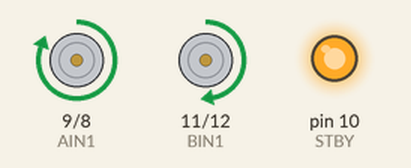
A sketch run on a simulated Arduino Uno, built with avr-gcc and run on an emulated ATmega328P. On the bench: motor-driver pin pairs drawn as motors (green arrow = first pin HIGH = forward, orange = second pin HIGH = backward, longer = more drive, scaled by the enable pin, stopped while the standby pin is LOW), output pins drawn as LEDs (lit = HIGH).

Above: at 25.0 s.
At 50.5 s:
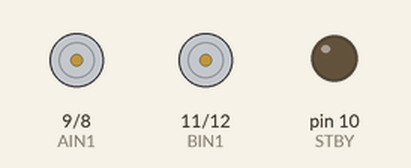
Timing chart, 0 to 66.3 s (numbered marks = the images above):
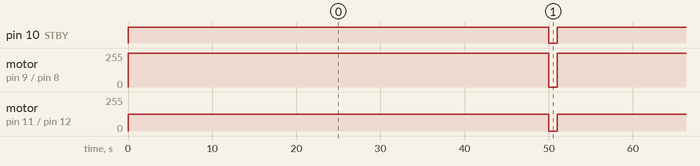

Measured:
- by itself, pin 10 (STBY): alternates HIGH for 50.0 s and LOW for 1.0 s
- by itself, motor on pin 9 (AIN1) / pin 8 (AIN2): alternates forward 255/255 for 50.0 s and stopped for 1.0 s
- by itself, motor on pin 11 (BIN1) / pin 12 (BIN2): alternates forward 127/255 for 50.0 s and stopped for 1.0 s

The sketch:

TB6612FNG_duel_motor_driver_arduino.ino
```cpp
//motor A connected between A01 and A02
//motor B connected between B01 and B02
int STBY = 10; //standby
//Motor A
int PWMA = 3; //Speed control
int AIN1 = 9; //Direction
int AIN2 = 8; //Direction
//Motor B
int PWMB = 5; //Speed control
int BIN1 = 11; //Direction
int BIN2 = 12; //Direction
void setup(){
pinMode(STBY, OUTPUT);
pinMode(PWMA, OUTPUT);
pinMode(AIN1, OUTPUT);
pinMode(AIN2, OUTPUT);
pinMode(PWMB, OUTPUT);
pinMode(BIN1, OUTPUT);
pinMode(BIN2, OUTPUT);
}
void loop(){
  //disable standby to make the motors run
  digitalWrite(STBY,HIGH);
  //set motor A and motor B speed, 0-255 255 being the fastest
  analogWrite(PWMA,255);
  analogWrite(PWMB,127);
  //set motor A direction
  digitalWrite(AIN1,LOW);
  digitalWrite(AIN1,HIGH);
  //set motor B direction
  digitalWrite(BIN1,LOW);
  digitalWrite(BIN1,HIGH);
  delay(50000);//the two motors will spin in opposite direction for 5 seconds. motor A spins at full speed while motor b spins at half speed
  //enable standby to make the motors stop spinning
  digitalWrite(STBY,LOW);
  delay(1000); //the two motors will stop spinning for 1 second

}
```
